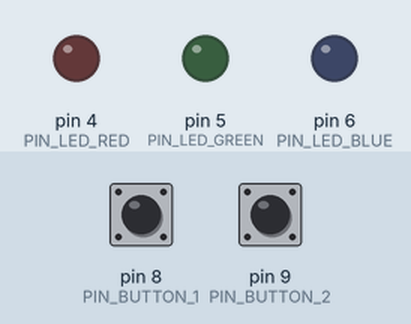
This program was run on a simulated Arduino Uno, built with avr-gcc and run on an emulated ATmega328P. Parts: output pins drawn as LEDs (lit = HIGH). The test bench sets the inputs (shaded band); at power-on: pin 8 (PIN_BUTTON_1) HIGH, pin 9 (PIN_BUTTON_2) HIGH.

Above: at 1.2 s.
1.3 s: pin 8 (PIN_BUTTON_1) pulled LOW for 1 s
At 2.7 s:
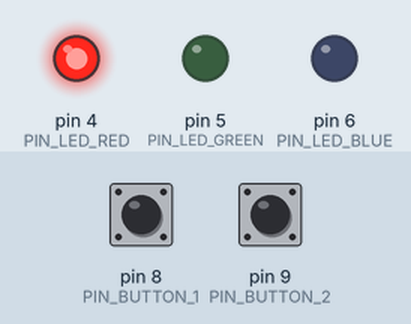
3.8 s: pin 8 (PIN_BUTTON_1) pulled LOW for 0.15 s
At 4.7 s:
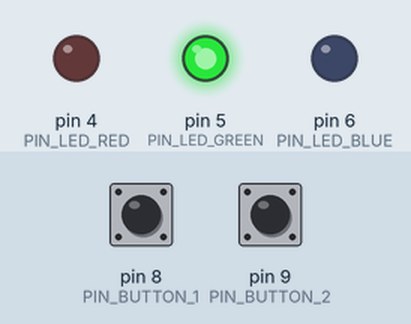
5.4 s: pin 8 (PIN_BUTTON_1) pulled LOW for 3.2 s
At 9.4 s:
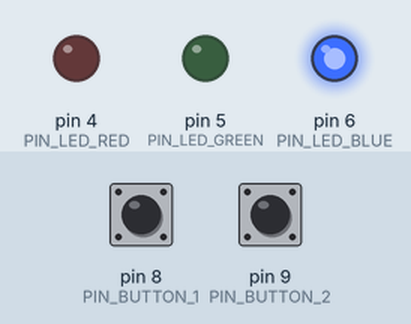
Timing chart, 0 to 10.9 s (numbered marks = the images above; inputs shaded):
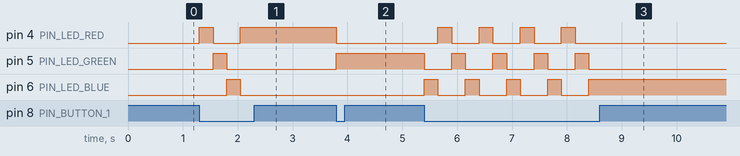

Measured:
- after the input at 1.3 s, pin 4 (PIN_LED_RED): LOW → HIGH at once, → LOW 0.25 s later, → HIGH 0.50 s later; pin 5 (PIN_LED_GREEN): LOW → HIGH after 0.25 s, → LOW 0.25 s later; pin 6 (PIN_LED_BLUE): LOW → HIGH after 0.50 s, → LOW 0.25 s later
- after the input at 3.8 s, pin 4 (PIN_LED_RED): HIGH → LOW at once; pin 5 (PIN_LED_GREEN): LOW → HIGH at once
- after the input at 5.4 s, pin 4 (PIN_LED_RED): alternates HIGH for 0.25 s and LOW for 0.50 s, 8 changes in all, then stays LOW, starting after 0.25 s; pin 5 (PIN_LED_GREEN): alternates HIGH for 0.25 s and LOW for 0.50 s, 9 changes in all, then stays LOW, starting at once

The program:

main.cpp
```cpp
#include <Arduino.h>

const int PIN_LED_RED = 4;    // The Number of the red LED pin.
const int PIN_LED_GREEN = 5;  // The Number of the green LED pin.
const int PIN_LED_BLUE = 6;   // The Number of the blue LED pin.
const int PIN_BUTTON_1 = 8;   // The number of the button 1 (KEY1) pin.
const int PIN_BUTTON_2 = 9;   // The number of the button 1 (KEY1) pin.
int buttonState_1 = 0;  // Keep track of the button 1 state.
int buttonState_2 = 0;  // Keep track of the button 1 state.
int lampCount = 0;      // Variable om te tellen welke LED aan moet
int richting = 1;


void setup() {
  // put your setup code here, to run once:
    pinMode(PIN_LED_RED, OUTPUT);
    pinMode(PIN_LED_GREEN, OUTPUT);
    pinMode(PIN_LED_BLUE, OUTPUT);
    pinMode(PIN_BUTTON_1, INPUT_PULLUP); // Internal pullup as there is no pullup resistor on the Rich Shield.
    pinMode(PIN_BUTTON_2, INPUT_PULLUP); // Internal pullup as there is no pullup resistor on the Rich Shield.
}

void loop() {
  buttonState_1 = digitalRead(PIN_BUTTON_1);
  if (buttonState_1 == LOW)
  {
    digitalWrite(PIN_LED_RED, LOW);
    digitalWrite(PIN_LED_GREEN, LOW);
    digitalWrite(PIN_LED_BLUE, LOW);
    if (lampCount == 1) {
      digitalWrite(PIN_LED_RED, HIGH);
      delay(250);
    }
    if (lampCount == 2) {
      digitalWrite(PIN_LED_GREEN, HIGH);
      delay(250);
    }
    if (lampCount == 3) {
      digitalWrite(PIN_LED_BLUE, HIGH);
      delay(250);
    }

    lampCount = lampCount + richting;

    if (lampCount >= 4 && richting == 1) {
      lampCount = 0;
    }
    if (lampCount <= 0 && richting == -1) {
      lampCount = 4;
    }
  }
  buttonState_2 = digitalRead(PIN_BUTTON_2);
  if (buttonState_2 == LOW && richting == 1) {
    richting = -1;
    delay(500);
  }
  buttonState_2 = digitalRead(PIN_BUTTON_2);
  if (buttonState_2 == LOW && richting == -1) {
    richting = 1;
    delay(500);
  }
} //insprining accolades
```
